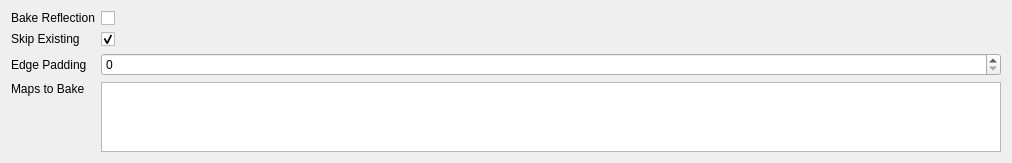
<?xml version="1.0" encoding="UTF-8"?>
<ui version="4.0">
 <class>Form</class>
 <widget class="QWidget" name="Form">
  <property name="geometry">
   <rect>
    <x>0</x>
    <y>0</y>
    <width>1012</width>
    <height>157</height>
   </rect>
  </property>
  <property name="sizePolicy">
   <sizepolicy hsizetype="Expanding" vsizetype="Expanding">
    <horstretch>0</horstretch>
    <verstretch>0</verstretch>
   </sizepolicy>
  </property>
  <property name="windowTitle">
   <string>Form</string>
  </property>
  <layout class="QGridLayout" name="gridLayout">
   <item row="0" column="0">
    <layout class="QGridLayout" name="bake_render_grid_layout">
     <property name="sizeConstraint">
      <enum>QLayout::SetMinimumSize</enum>
     </property>
     <item row="7" column="0">
      <widget class="QLabel" name="bake_skip_existing_label">
       <property name="sizePolicy">
        <sizepolicy hsizetype="Fixed" vsizetype="Fixed">
         <horstretch>0</horstretch>
         <verstretch>0</verstretch>
        </sizepolicy>
       </property>
       <property name="text">
        <string>Skip Existing</string>
       </property>
      </widget>
     </item>
     <item row="0" column="2">
      <widget class="QCheckBox" name="bake_reflection_checkbox">
       <property name="sizePolicy">
        <sizepolicy hsizetype="Expanding" vsizetype="Fixed">
         <horstretch>0</horstretch>
         <verstretch>0</verstretch>
        </sizepolicy>
       </property>
       <property name="text">
        <string/>
       </property>
      </widget>
     </item>
     <item row="0" column="0">
      <widget class="QLabel" name="bake_reflection_label">
       <property name="sizePolicy">
        <sizepolicy hsizetype="Fixed" vsizetype="Fixed">
         <horstretch>0</horstretch>
         <verstretch>0</verstretch>
        </sizepolicy>
       </property>
       <property name="text">
        <string>Bake Reflection</string>
       </property>
      </widget>
     </item>
     <item row="7" column="2">
      <widget class="QCheckBox" name="bake_skip_existing_checkbox">
       <property name="sizePolicy">
        <sizepolicy hsizetype="Expanding" vsizetype="Fixed">
         <horstretch>0</horstretch>
         <verstretch>0</verstretch>
        </sizepolicy>
       </property>
       <property name="text">
        <string/>
       </property>
       <property name="checked">
        <bool>true</bool>
       </property>
      </widget>
     </item>
     <item row="9" column="0">
      <layout class="QVBoxLayout" name="maps_to_bake_layout">
       <item>
        <widget class="QLabel" name="bake_maps_to_bake_label">
         <property name="sizePolicy">
          <sizepolicy hsizetype="Preferred" vsizetype="Fixed">
           <horstretch>0</horstretch>
           <verstretch>0</verstretch>
          </sizepolicy>
         </property>
         <property name="layoutDirection">
          <enum>Qt::LeftToRight</enum>
         </property>
         <property name="text">
          <string>Maps to Bake</string>
         </property>
        </widget>
       </item>
       <item>
        <spacer name="bake_maps_to_bake_spacer">
         <property name="orientation">
          <enum>Qt::Vertical</enum>
         </property>
         <property name="sizeHint" stdset="0">
          <size>
           <width>20</width>
           <height>40</height>
          </size>
         </property>
        </spacer>
       </item>
      </layout>
     </item>
     <item row="9" column="2">
      <widget class="QListWidget" name="bake_maps_to_bake_listwidget"/>
     </item>
     <item row="8" column="0">
      <widget class="QLabel" name="label">
       <property name="text">
        <string>Edge Padding</string>
       </property>
      </widget>
     </item>
     <item row="8" column="2">
      <widget class="QSpinBox" name="edge_padding_spinbox"/>
     </item>
    </layout>
   </item>
  </layout>
 </widget>
 <resources/>
 <connections/>
</ui>
